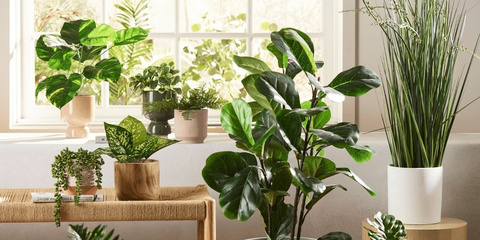
#> input picture tmp/premium-greenwall-assets/(n)20x20inches - 2026 -Premium Greenwall Collection- FYNE Surfaces.pdf/101.jpg, 480 x 240 px; its folder holds only this picture in this run
$ python make_greenwall_contact.py
#> lines starting #> are read from the running program, lines starting #| are printed output that depends on the picture
from pathlib import Path
from PIL import Image, ImageDraw

files = sorted(
    (p for p in Path('tmp/premium-greenwall-assets').rglob('*') if p.is_file()),
    key=lambda p: int(p.stem) if p.stem.isdigit() else -1,
)
cols, cell_w, cell_h = 8, 125, 140
sheet = Image.new('RGB', (cols * cell_w, ((len(files) + cols - 1) // cols) * cell_h), 'white')
#> sheet: PIL image 1000x140 RGB; every value is 255
draw = ImageDraw.Draw(sheet)
for i, path in enumerate(files):
    image = Image.open(path).convert('RGB')
#> image is the input picture: PIL image 480x240 RGB; mean R, G, B 160.2, 157, 124.5
    image.thumbnail((115, 112))
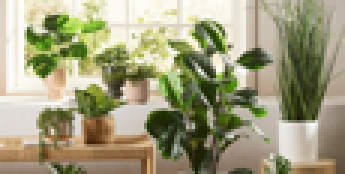
#> image: PIL image 115x58 RGB (shown 3 times larger); mean R, G, B 160.3, 157.1, 124.6
    x = (i % cols) * cell_w + (cell_w - image.width) // 2
#> x = 5
    y = (i // cols) * cell_h + 3
    sheet.paste(image, (x, y))
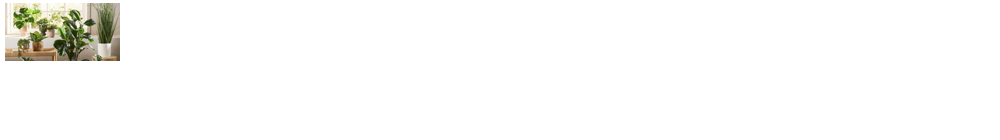
#> sheet: PIL image 1000x140 RGB; mean R, G, B 250.5, 250.3, 248.8
    draw.text(((i % cols) * cell_w + 4, (i // cols) * cell_h + 116), path.name, fill='black')
sheet.save('tmp/premium-greenwall-contact.jpg', quality=90)
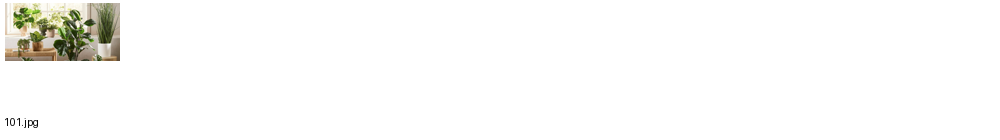
#> saved as premium-greenwall-contact.jpg: PIL image 1000x140 RGB; mean R, G, B 250.3, 250.2, 248.6
print(f'{len(files)} assets; contact sheet {sheet.size}')
#| 1 assets; contact sheet (1000, 140)

$ run again, on tmp/premium-greenwall-assets/(n)20x20inches - 2026 -Premium Greenwall Collection- FYNE Surfaces.pdf/102.jpg
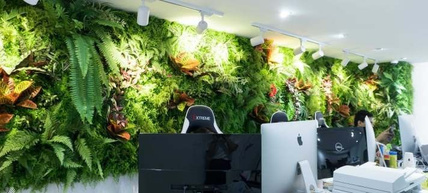
#> input picture tmp/premium-greenwall-assets/(n)20x20inches - 2026 -Premium Greenwall Collection- FYNE Surfaces.pdf/102.jpg, 428 x 193 px
#> image is the input picture: PIL image 428x193 RGB; mean R, G, B 113.8, 131.7, 97.9
#> image: PIL image 115x52 RGB
#> `sheet.paste(image, (x, y))`:
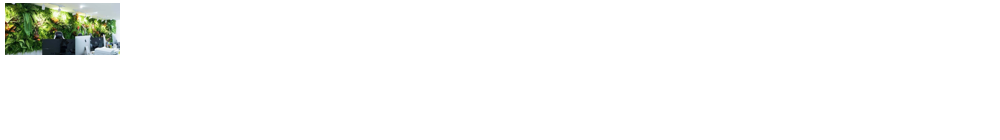
#> sheet: PIL image 1000x140 RGB; mean R, G, B 249, 249.7, 248.3
#> `sheet.save('tmp/premium-greenwall-contact.jpg', quality=90)`:
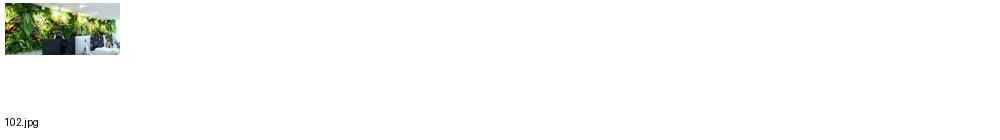
#> saved as premium-greenwall-contact.jpg: PIL image 1000x140 RGB; mean R, G, B 248.8, 249.6, 248.1
#| 1 assets; contact sheet (1000, 140)

$ run again, on tmp/premium-greenwall-assets/(n)20x20inches - 2026 -Premium Greenwall Collection- FYNE Surfaces.pdf/13.png
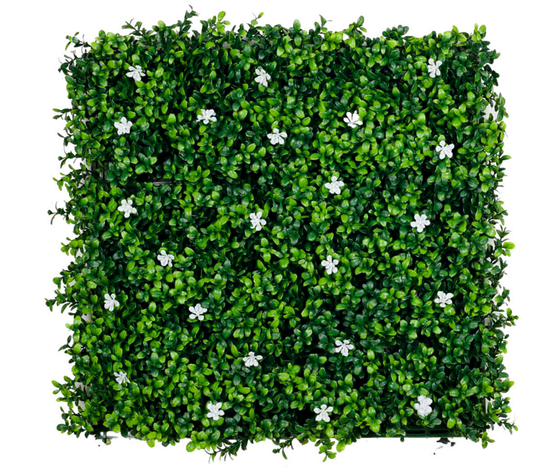
#> input picture tmp/premium-greenwall-assets/(n)20x20inches - 2026 -Premium Greenwall Collection- FYNE Surfaces.pdf/13.png, 560 x 472 px
#> `image.thumbnail((115, 112))`:
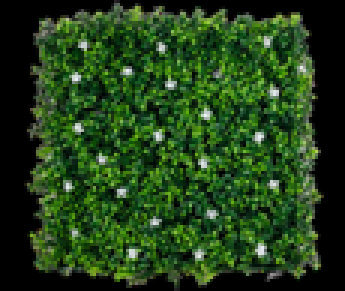
#> image: PIL image 115x97 RGB (shown 3 times larger); mean R, G, B 33.8, 63.9, 24.5
#> `sheet.save('tmp/premium-greenwall-contact.jpg', quality=90)`:
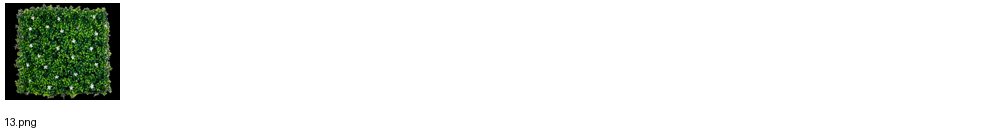
#> saved as premium-greenwall-contact.jpg: PIL image 1000x140 RGB; mean R, G, B 237.2, 239.6, 236.5
#| 1 assets; contact sheet (1000, 140)
